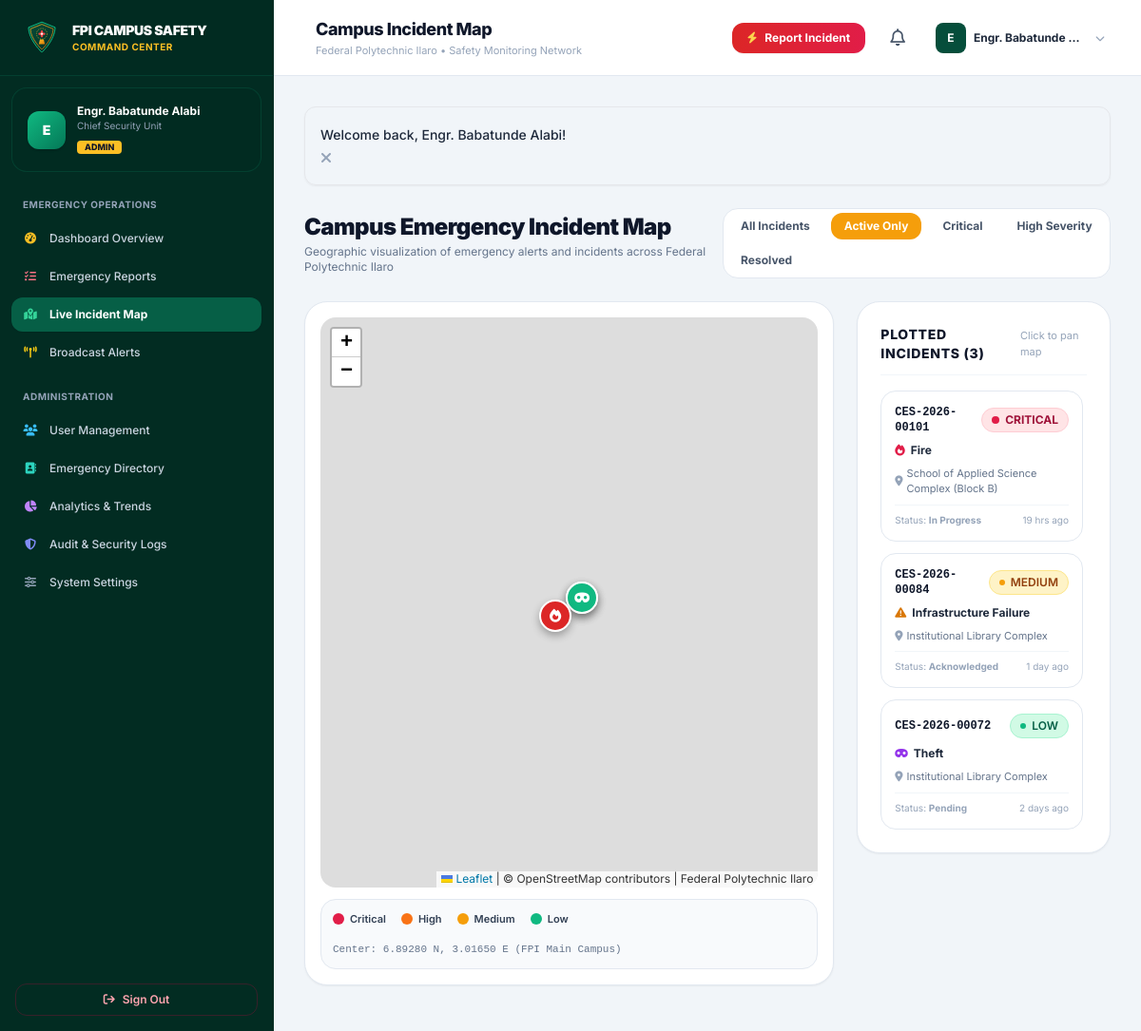
/admin/map.php?filter=active (signed in), run on the app's committed database.
### tables this page shows
CREATE TABLE `emergency_reports` (
  `id` INT UNSIGNED AUTO_INCREMENT PRIMARY KEY,
  `report_reference` VARCHAR(30) NOT NULL UNIQUE,
  `user_id` INT UNSIGNED NULL,
  `emergency_type` ENUM(
    'Fire', 
    'Medical Emergency', 
    'Security Threat', 
    'Accident', 
    'Theft', 
    'Violence', 
    'Gas Leak', 
    'Infrastructure Failure', 
    'Natural Hazard', 
    'Other'
  ) NOT NULL,
  `description` TEXT NOT NULL,
  `location_id` INT UNSIGNED NULL,
  `location_name` VARCHAR(255) NOT NULL,
  `latitude` DECIMAL(10, 7) NULL,
  `longitude` DECIMAL(10, 7) NULL,
  `severity` ENUM('Low', 'Medium', 'High', 'Critical') NOT NULL DEFAULT 'Medium',
  `image_path` MEDIUMTEXT DEFAULT NULL,
  `reporter_phone` VARCHAR(25) DEFAULT NULL,
  `allow_contact` TINYINT(1) NOT NULL DEFAULT 1,
  `status` ENUM('Pending', 'Acknowledged', 'In Progress', 'Resolved', 'Rejected') NOT NULL DEFAULT 'Pending',
  `assigned_to` VARCHAR(150) DEFAULT NULL,
  `admin_notes` TEXT DEFAULT NULL,
  `resolved_at` TIMESTAMP NULL DEFAULT NULL,
  `created_at` TIMESTAMP DEFAULT CURRENT_TIMESTAMP,
  `updated_at` TIMESTAMP DEFAULT CURRENT_TIMESTAMP ON UPDATE CURRENT_TIMESTAMP,
  FOREIGN KEY (`user_id`) REFERENCES `users`(`id`) ON DELETE SET NULL,
  FOREIGN KEY (`location_id`) REFERENCES `campus_locations`(`id`) ON DELETE SET NULL,
  INDEX `idx_reports_status` (`status`),
  INDEX `idx_reports_severity` (`severity`),
  INDEX `idx_reports_type` (`emergency_type`),
  INDEX `idx_reports_created` (`created_at`)
);

### admin/map.php (the view, shortened to what this page needs)
<?php
require_once __DIR__ . '/../includes/nav-portal.php';
$pdo = getDB();
$filter = clean_input($_GET['filter'] ?? 'all');
$sql = "
    SELECT id, report_reference, emergency_type, location_name, severity, status, latitude, longitude, created_at, description
    FROM emergency_reports
    WHERE latitude IS NOT NULL AND longitude IS NOT NULL
";
$params = [];
if ($filter === 'active') {
    $sql .= " AND status IN ('Pending', 'Acknowledged', 'In Progress')";
} elseif ($filter === 'critical') {
    $sql .= " AND severity = 'Critical' AND status != 'Resolved'";
} elseif ($filter === 'high') {
    $sql .= " AND severity = 'High' AND status != 'Resolved'";
} elseif ($filter === 'resolved') {
    $sql .= " AND status = 'Resolved'";
}
$sql .= " ORDER BY created_at DESC";
$stmt = $pdo->prepare($sql);
$stmt->execute($params);
$incidents = $stmt->fetchAll();
?>
<div class="space-y-6">
    <div class="flex flex-col sm:flex-row sm:items-center justify-between gap-4">
        <div>
            <h2 class="text-2xl font-black text-slate-900 tracking-tight">Campus Emergency Incident Map</h2>
            <p class="text-xs text-slate-500 mt-0.5">Geographic visualization of emergency alerts and incidents across Federal Polytechnic Ilaro</p>
        </div>
        <div class="flex flex-wrap gap-2 p-1 bg-white rounded-2xl border border-slate-200 shadow-xs">
            <a href="<?= BASE_URL ?>/admin/map.php?filter=all" class="px-3.5 py-1.5 rounded-xl text-xs font-bold transition <?= $filter === 'all' ? 'bg-fpi-800 text-white shadow-xs' : 'text-slate-600 hover:bg-slate-100' ?>">
                All Incidents
            </a>
            <a href="<?= BASE_URL ?>/admin/map.php?filter=active" class="px-3.5 py-1.5 rounded-xl text-xs font-bold transition <?= $filter === 'active' ? 'bg-amber-500 text-white shadow-xs' : 'text-slate-600 hover:bg-slate-100' ?>">
                Active Only
            </a>
            <a href="<?= BASE_URL ?>/admin/map.php?filter=critical" class="px-3.5 py-1.5 rounded-xl text-xs font-bold transition <?= $filter === 'critical' ? 'bg-rose-600 text-white shadow-xs' : 'text-slate-600 hover:bg-slate-100' ?>">
                Critical
            </a>
            <a href="<?= BASE_URL ?>/admin/map.php?filter=high" class="px-3.5 py-1.5 rounded-xl text-xs font-bold transition <?= $filter === 'high' ? 'bg-orange-500 text-white shadow-xs' : 'text-slate-600 hover:bg-slate-100' ?>">
                High Severity
            </a>
            <a href="<?= BASE_URL ?>/admin/map.php?filter=resolved" class="px-3.5 py-1.5 rounded-xl text-xs font-bold transition <?= $filter === 'resolved' ? 'bg-emerald-600 text-white shadow-xs' : 'text-slate-600 hover:bg-slate-100' ?>">
                Resolved
            </a>
        </div>
    </div>
    <div class="grid grid-cols-1 lg:grid-cols-12 gap-6 items-start">
        <div class="lg:col-span-8 bg-white rounded-3xl border border-slate-200 p-4 shadow-sm space-y-3">
            <div id="full-incident-map" class="h-[600px] w-full rounded-2xl z-10"></div>
            <div class="flex flex-wrap items-center justify-between gap-4 p-3 rounded-2xl bg-slate-50 border border-slate-200 text-xs">
                <div class="flex items-center gap-4 text-[11px] font-semibold text-slate-700">
                    <span class="flex items-center gap-1.5"><span class="w-3 h-3 rounded-full bg-rose-600 animate-pulse"></span> Critical</span>
                    <span class="flex items-center gap-1.5"><span class="w-3 h-3 rounded-full bg-orange-500"></span> High</span>
                    <span class="flex items-center gap-1.5"><span class="w-3 h-3 rounded-full bg-amber-500"></span> Medium</span>
                    <span class="flex items-center gap-1.5"><span class="w-3 h-3 rounded-full bg-emerald-500"></span> Low</span>
                </div>
                <div class="text-[11px] text-slate-500 font-mono">
                    Center: 6.89280 N, 3.01650 E (FPI Main Campus)
                </div>
            </div>
        </div>
        <div class="lg:col-span-4 bg-white rounded-3xl border border-slate-200 p-6 shadow-sm space-y-4">
            <div class="flex items-center justify-between pb-3 border-b border-slate-100">
                <h3 class="text-sm font-extrabold text-slate-900 uppercase tracking-wider">
                    Plotted Incidents (<?= count($incidents) ?>)
                </h3>
                <span class="text-[11px] text-slate-400">Click to pan map</span>
            </div>
            <div class="space-y-3 max-h-[530px] overflow-y-auto pr-1">
                <?php if (!empty($incidents)): ?>
                    <?php foreach ($incidents as $idx => $inc): ?>
                    <div onclick="panToIncident(<?= (float)$inc['latitude'] ?>, <?= (float)$inc['longitude'] ?>, <?= $idx ?>)" class="p-3.5 rounded-2xl border border-slate-200 hover:border-fpi-700 hover:bg-slate-50 cursor-pointer transition space-y-2">
                        <div class="flex items-center justify-between gap-2">
                            <span class="font-mono text-xs font-bold text-slate-900"><?= e($inc['report_reference']) ?></span>
                            <?= get_severity_badge($inc['severity']) ?>
                        </div>
                        <h5 class="text-xs font-bold text-slate-800 flex items-center gap-1.5">
                            <i class="<?= get_emergency_icon($inc['emergency_type']) ?>"></i>
                            <?= e($inc['emergency_type']) ?>
                        </h5>
                        <p class="text-[11px] text-slate-500 line-clamp-1 flex items-center gap-1">
                            <i class="fa-solid fa-location-dot text-slate-400"></i>
                            <?= e($inc['location_name']) ?>
                        </p>
                        <div class="flex items-center justify-between pt-2 border-t border-slate-100 text-[10px] text-slate-400">
                            <span>Status: <strong><?= e($inc['status']) ?></strong></span>
                            <span><?= time_ago($inc['created_at']) ?></span>
                        </div>
                    </div>
                    <?php endforeach; ?>
                <?php else: ?>
                    <div class="py-12 text-center text-slate-400 text-xs">
                        No incidents matching current filter.
                    </div>
                <?php endif; ?>
            </div>
        </div>
    </div>
</div>
<?php require_once __DIR__ . '/../includes/footer-portal.php'; ?>

### includes/functions.php (shortened to what this page needs)
<?php
function clean_input($data): string {
    $data = trim((string)$data);
    $data = stripslashes($data);
    return htmlspecialchars($data, ENT_QUOTES, 'UTF-8');
}
function e(?string $str): string {
    return htmlspecialchars($str ?? '', ENT_QUOTES, 'UTF-8');
}
function get_flash(): ?array {
    if (isset($_SESSION['flash'])) {
        $flash = $_SESSION['flash'];
        return $flash;
    }
    return null;
}
function display_flash(): string {
    $flash = get_flash();
    $type = $flash['type'];
    $msg = e($flash['message']);
    $colorClasses = [
        'success' => 'bg-emerald-50 border-emerald-300 text-emerald-800 <i class="fa-solid fa-circle-check text-emerald-600 text-lg"></i>',
        'error'   => 'bg-rose-50 border-rose-300 text-rose-800 <i class="fa-solid fa-circle-xmark text-rose-600 text-lg"></i>',
        'warning' => 'bg-amber-50 border-amber-300 text-amber-800 <i class="fa-solid fa-triangle-exclamation text-amber-600 text-lg"></i>',
        'info'    => 'bg-sky-50 border-sky-300 text-sky-800 <i class="fa-solid fa-circle-info text-sky-600 text-lg"></i>'
    ];
    $cfg = $colorClasses[$type] ?? $colorClasses['info'];
    [$class, $icon] = explode(' <i', $cfg);
    $icon = '<i' . $icon;
    return <<<HTML
    <div class="mb-6 p-4 rounded-xl border flex items-start space-x-3 shadow-sm transition-all duration-300 $class" role="alert">
        <div class="flex-shrink-0 mt-0.5">$icon</div>
        <div class="flex-1 text-sm font-medium leading-relaxed">$msg</div>
        <button type="button" onclick="this.parentElement.remove()" class="text-slate-400 hover:text-slate-600 ml-auto focus:outline-none">
            <i class="fa-solid fa-xmark"></i>
        </button>
    </div>
HTML;
}
function get_severity_badge(string $severity): string {
    switch (ucfirst(strtolower($severity))) {
        case 'Critical':
            return '<span class="inline-flex items-center gap-1.5 px-2.5 py-1 rounded-full text-xs font-bold bg-rose-100 text-rose-800 border border-rose-200"><span class="w-2 h-2 rounded-full bg-rose-600 animate-pulse"></span>CRITICAL</span>';
        case 'Medium':
            return '<span class="inline-flex items-center gap-1.5 px-2.5 py-1 rounded-full text-xs font-semibold bg-amber-100 text-amber-800 border border-amber-200"><span class="w-1.5 h-1.5 rounded-full bg-amber-500"></span>MEDIUM</span>';
        case 'Low':
        default:
            return '<span class="inline-flex items-center gap-1.5 px-2.5 py-1 rounded-full text-xs font-semibold bg-emerald-100 text-emerald-800 border border-emerald-200"><span class="w-1.5 h-1.5 rounded-full bg-emerald-500"></span>LOW</span>';
    }
}
function get_emergency_icon(string $type): string {
    $icons = [
        'Fire'                  => 'fa-solid fa-fire text-rose-600',
        'Medical Emergency'     => 'fa-solid fa-kit-medical text-red-600',
        'Security Threat'       => 'fa-solid fa-shield-halved text-indigo-600',
        'Accident'              => 'fa-solid fa-car-burst text-orange-600',
        'Theft'                 => 'fa-solid fa-mask text-purple-600',
        'Violence'              => 'fa-solid fa-hand-fist text-red-700',
        'Gas Leak'              => 'fa-solid fa-smog text-yellow-600',
        'Infrastructure Failure'=> 'fa-solid fa-triangle-exclamation text-amber-600',
        'Natural Hazard'        => 'fa-solid fa-cloud-bolt text-teal-600',
        'Other'                 => 'fa-solid fa-circle-exclamation text-slate-600'
    ];
    return $icons[$type] ?? 'fa-solid fa-triangle-exclamation text-slate-600';
}
function time_ago($datetime): string {
    $time = is_numeric($datetime) ? (int)$datetime : strtotime($datetime);
    $diff = time() - $time;
    if ($diff < 60) {
        return 'Just now';
    } elseif ($diff < 3600) {
        $m = floor($diff / 60);
        return $m . ($m > 1 ? ' mins ago' : ' min ago');
    } elseif ($diff < 86400) {
        $h = floor($diff / 3600);
        return $h . ($h > 1 ? ' hrs ago' : ' hr ago');
    } elseif ($diff < 604800) {
        $d = floor($diff / 86400);
        return $d . ($d > 1 ? ' days ago' : ' day ago');
    } else {
        return date('M j, Y g:i A', $time);
    }
}

### assets/css/style.css (style rules this page uses)
:root { --fpi-green-900: #022c22; --fpi-green-800: #064e3b; --fpi-green-700: #047857; --fpi-green-600: #059669; --fpi-gold-500: #d97706; --fpi-gold-400: #f59e0b; --fpi-alert-red: #dc2626; }
body { font-feature-settings: "cv02", "cv03", "cv04", "cv11"; -webkit-tap-highlight-color: transparent; }
.leaflet-container { font-family: inherit !important; }

### data on the page
emergency_reports: report_reference "CES-2026-00101", severity "Critical" (drawn), emergency_type "Fire", location_name "School of Applied Science Complex (Block B)", status "In Progress", created_at "19 hrs ago"
emergency_reports: report_reference "CES-2026-00084", severity "Medium" (drawn), emergency_type "Infrastructure Failure", location_name "Institutional Library Complex", status "Acknowledged", created_at "1 day ago"
emergency_reports: report_reference "CES-2026-00072", severity "Low" (drawn), emergency_type "Theft", location_name "Institutional Library Complex", status "Pending", created_at "2 days ago"

### other printed values
substr($user['name'], 0, 1) "E"
$user['name'] "Engr. Babatunde Alabi"
$user['department'] "Chief Security Unit"
$user['role'] "ADMIN"
$pageTitle "Campus Incident Map"
$user['name'] "Engr. Babatunde…"
$msg "Welcome back, Engr. Babatunde Alabi!"
count($incidents) "3"
